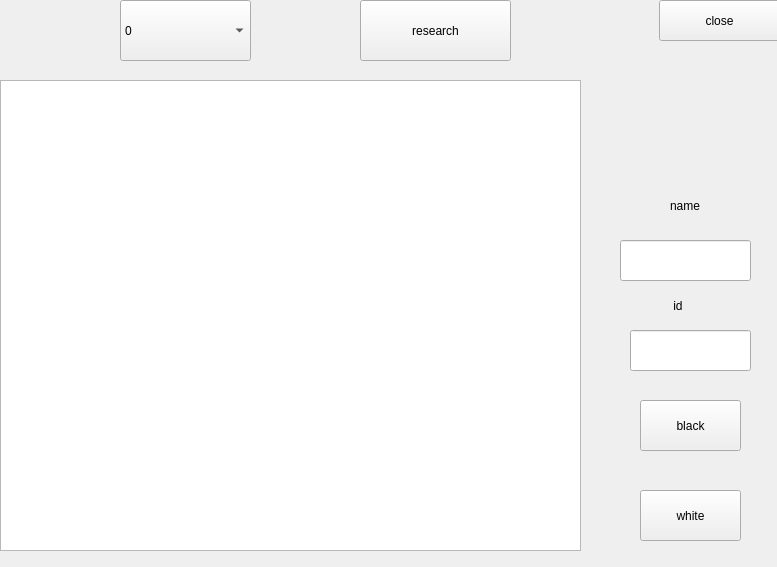
<?xml version="1.0" encoding="UTF-8"?>
<ui version="4.0">
 <class>regula_reader_page</class>
 <widget class="QWidget" name="regula_reader_page">
  <property name="geometry">
   <rect>
    <x>0</x>
    <y>0</y>
    <width>777</width>
    <height>567</height>
   </rect>
  </property>
  <property name="windowTitle">
   <string>Form</string>
  </property>
  <widget class="QPushButton" name="pushButton">
   <property name="geometry">
    <rect>
     <x>659</x>
     <y>0</y>
     <width>121</width>
     <height>41</height>
    </rect>
   </property>
   <property name="text">
    <string>close</string>
   </property>
  </widget>
  <widget class="QTableView" name="tableView">
   <property name="geometry">
    <rect>
     <x>0</x>
     <y>80</y>
     <width>581</width>
     <height>471</height>
    </rect>
   </property>
  </widget>
  <widget class="QPushButton" name="black_2">
   <property name="geometry">
    <rect>
     <x>640</x>
     <y>490</y>
     <width>101</width>
     <height>51</height>
    </rect>
   </property>
   <property name="text">
    <string>white</string>
   </property>
  </widget>
  <widget class="QPushButton" name="black">
   <property name="geometry">
    <rect>
     <x>640</x>
     <y>400</y>
     <width>101</width>
     <height>51</height>
    </rect>
   </property>
   <property name="text">
    <string>black</string>
   </property>
  </widget>
  <widget class="QLineEdit" name="id">
   <property name="geometry">
    <rect>
     <x>630</x>
     <y>330</y>
     <width>121</width>
     <height>41</height>
    </rect>
   </property>
  </widget>
  <widget class="QLineEdit" name="name">
   <property name="geometry">
    <rect>
     <x>620</x>
     <y>240</y>
     <width>131</width>
     <height>41</height>
    </rect>
   </property>
  </widget>
  <widget class="QLabel" name="label">
   <property name="geometry">
    <rect>
     <x>670</x>
     <y>200</y>
     <width>54</width>
     <height>12</height>
    </rect>
   </property>
   <property name="text">
    <string>name</string>
   </property>
  </widget>
  <widget class="QLabel" name="label_2">
   <property name="geometry">
    <rect>
     <x>640</x>
     <y>290</y>
     <width>81</width>
     <height>31</height>
    </rect>
   </property>
   <property name="text">
    <string>          id</string>
   </property>
  </widget>
  <widget class="QComboBox" name="comboBox">
   <property name="geometry">
    <rect>
     <x>120</x>
     <y>0</y>
     <width>131</width>
     <height>61</height>
    </rect>
   </property>
   <item>
    <property name="text">
     <string>0</string>
    </property>
   </item>
   <item>
    <property name="text">
     <string>1</string>
    </property>
   </item>
   <item>
    <property name="text">
     <string>2</string>
    </property>
   </item>
   <item>
    <property name="text">
     <string>all</string>
    </property>
   </item>
  </widget>
  <widget class="QPushButton" name="research">
   <property name="geometry">
    <rect>
     <x>360</x>
     <y>0</y>
     <width>151</width>
     <height>61</height>
    </rect>
   </property>
   <property name="text">
    <string>research</string>
   </property>
  </widget>
  <widget class="QLabel" name="situation">
   <property name="geometry">
    <rect>
     <x>620</x>
     <y>80</y>
     <width>121</width>
     <height>71</height>
    </rect>
   </property>
   <property name="text">
    <string/>
   </property>
  </widget>
 </widget>
 <resources/>
 <connections/>
</ui>
